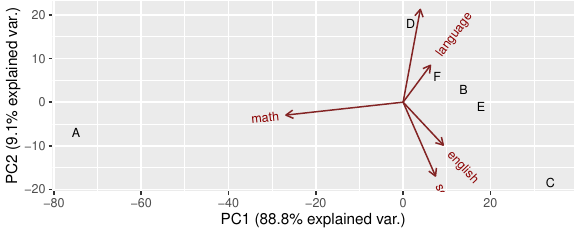

Write the R code that produced this figure.
pdf(file = "13-r-biplot.pdf", width = 5.83, height = 4.13)

library(tidyverse)

my_data <- data.frame(
  language = c(  0, 20, 20, 25, 22, 17),
  english  = c(  0, 20, 40, 20, 24, 18),
  math     = c(100, 20,  5, 30, 17, 25),
  science  = c(  0, 20,  5, 25, 16, 23),
  society  = c(  0, 20, 30,  0, 21, 17))
row.names(my_data) <- c("A", "B", "C", "D", "E", "F")

my_result <- my_data %>% prcomp # 主成分分析（標準化なし）

my_result %>% ggbiplot::ggbiplot(labels = row.names(my_data), scale = 0)
